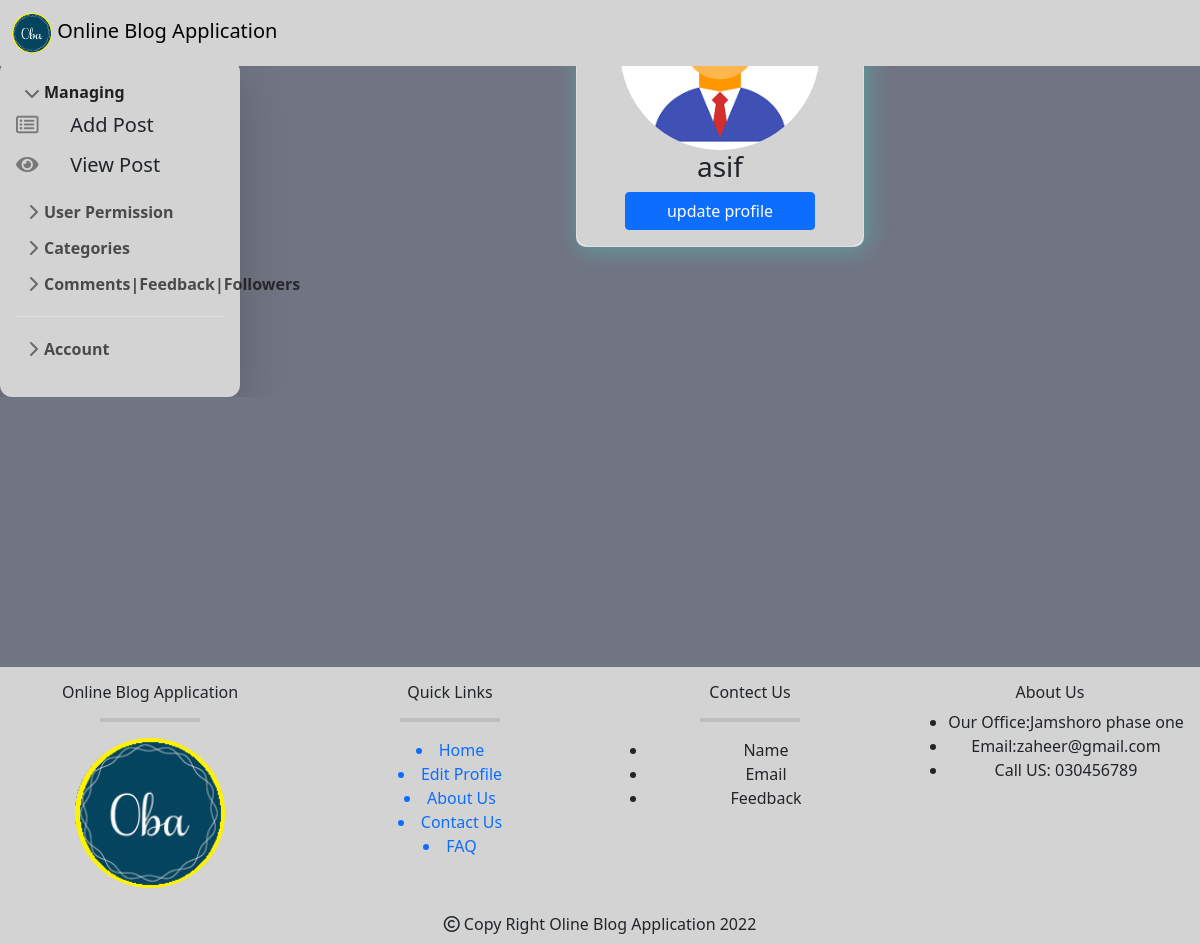
The app's page /profile.php (signed in) with its own data.
### tables this page shows
CREATE TABLE `user` (
  `user_id` int(11) NOT NULL AUTO_INCREMENT,
  `role_id` int(11) DEFAULT NULL,
  `first_name` varchar(50) NOT NULL,
  `last_name` varchar(50) NOT NULL,
  `email` varchar(50) DEFAULT NULL,
  `password` text NOT NULL,
  `gender` enum('Male','Female') DEFAULT NULL,
  `date_of_birth` date DEFAULT NULL,
  `user_image` text DEFAULT NULL,
  `address` text DEFAULT NULL,
  `is_approved` enum('Pending','Approved','Rejected') DEFAULT 'Pending',
  `is_active` enum('Active','InActive') DEFAULT NULL,
  `created_at` timestamp NOT NULL DEFAULT current_timestamp() ON UPDATE current_timestamp(),
  `updated_at` timestamp NULL DEFAULT NULL,
  PRIMARY KEY (`user_id`),
  KEY `role_id` (`role_id`),
  CONSTRAINT `user_ibfk_1` FOREIGN KEY (`role_id`) REFERENCES `role` (`role_id`) ON DELETE CASCADE ON UPDATE CASCADE
);

### profile.php (the view, shortened to what this page needs)
<!DOCTYPE html>
<html lang="en">
<head>
   <link rel="stylesheet" type="text/css" href="bootstrap/css/bootstrap.min.css">
  <link rel="stylesheet" type="text/css" href="sidebar/sidebars.css">
<link rel="stylesheet" href="https://cdnjs.cloudflare.com/ajax/libs/font-awesome/4.7.0/css/font-awesome.min.css">
</head>
<body style="background-color:#717482">
<?php include("navbar/nav.php");?>
<?php include("sidebar/index.php"); ?>
<center>
<div style="margin-top: -40%;margin-bottom: 36%;margin-left: 20%;">
  <div class="card m-3 h-25" style="border-radius: 10px;">
  <div class="card-body" style="background-color: lightgray;border-radius: 10px;w">
      <?php
         $user_id=$_SESSION['admin']['user_id'];
         $select = mysqli_query($connect, "SELECT * FROM user WHERE  user_id = '$user_id'  && role_id=1") or die('query failed');
         if(mysqli_num_rows($select) > 0){
            $fetch = mysqli_fetch_assoc($select);
            }
            if(isset($fetch['role_id'])==1){
            ?>
            <img  class="imag"  style="border-radius:50%; height: 200px; width: 200px" src="<?php echo 'images/'.$fetch['user_image'];?>">
      <h3><?php echo isset($fetch['first_name'])?$fetch['first_name']:''." "; ?></h3>
            <?php
         }
         else{
            ?>
            <img  class="imag" src="images/default-avatar.png">
            <?php
         }?>
      <a  href="profile_update.php" class="btn btn-primary w-75" >update profile</a>
 </div>
</div>
</div>
<center>
<?php  include("headr/footer.php");?>
</body>
</html>

### sidebar/sidebars.css (style rules this page uses)
body { min-height: 100vh; min-height: -webkit-fill-available; }
html { height: -webkit-fill-available; }

### profile.php (style rules this page uses)
.card { width: 30%; height: 50%; height: 100px; border-radius: 10px; box-sizing: border-box; box-shadow: 3px 3px 25px cadetblue; }
.imag { width: 40%; border-radius: 50%; }

### records on screen
user: user_image (picture), first_name "asif"
